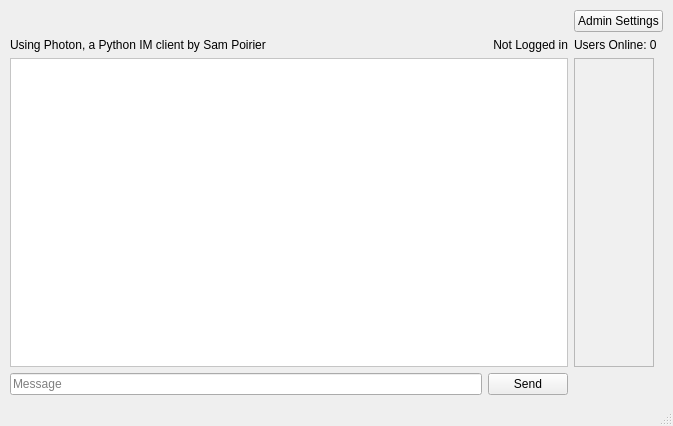
<?xml version="1.0" encoding="UTF-8"?>
<ui version="4.0">
 <class>MainWindow</class>
 <widget class="QMainWindow" name="MainWindow">
  <property name="geometry">
   <rect>
    <x>0</x>
    <y>0</y>
    <width>673</width>
    <height>426</height>
   </rect>
  </property>
  <property name="palette">
   <palette>
    <active>
     <colorrole role="Shadow">
      <brush brushstyle="SolidPattern">
       <color alpha="255">
        <red>170</red>
        <green>255</green>
        <blue>127</blue>
       </color>
      </brush>
     </colorrole>
    </active>
    <inactive>
     <colorrole role="Shadow">
      <brush brushstyle="SolidPattern">
       <color alpha="255">
        <red>170</red>
        <green>255</green>
        <blue>127</blue>
       </color>
      </brush>
     </colorrole>
    </inactive>
    <disabled>
     <colorrole role="Shadow">
      <brush brushstyle="SolidPattern">
       <color alpha="255">
        <red>170</red>
        <green>255</green>
        <blue>127</blue>
       </color>
      </brush>
     </colorrole>
    </disabled>
   </palette>
  </property>
  <property name="windowTitle">
   <string>Photon - IM Client</string>
  </property>
  <property name="windowIcon">
   <iconset>
    <normaloff>icon.ico</normaloff>icon.ico</iconset>
  </property>
  <property name="layoutDirection">
   <enum>Qt::LeftToRight</enum>
  </property>
  <property name="iconSize">
   <size>
    <width>32</width>
    <height>32</height>
   </size>
  </property>
  <widget class="QWidget" name="centralwidget">
   <layout class="QGridLayout" name="gridLayout">
    <property name="leftMargin">
     <number>10</number>
    </property>
    <property name="topMargin">
     <number>10</number>
    </property>
    <property name="rightMargin">
     <number>10</number>
    </property>
    <property name="bottomMargin">
     <number>9</number>
    </property>
    <item row="1" column="2">
     <widget class="QLabel" name="userCountLabel">
      <property name="sizePolicy">
       <sizepolicy hsizetype="Preferred" vsizetype="Preferred">
        <horstretch>0</horstretch>
        <verstretch>0</verstretch>
       </sizepolicy>
      </property>
      <property name="layoutDirection">
       <enum>Qt::LeftToRight</enum>
      </property>
      <property name="text">
       <string>Users Online: 0</string>
      </property>
      <property name="alignment">
       <set>Qt::AlignLeading|Qt::AlignLeft|Qt::AlignVCenter</set>
      </property>
     </widget>
    </item>
    <item row="1" column="0">
     <widget class="QLabel" name="label">
      <property name="text">
       <string>Using Photon, a Python IM client by Sam Poirier</string>
      </property>
     </widget>
    </item>
    <item row="5" column="1">
     <widget class="QPushButton" name="messageInputButton">
      <property name="cursor">
       <cursorShape>PointingHandCursor</cursorShape>
      </property>
      <property name="text">
       <string>Send</string>
      </property>
      <property name="iconSize">
       <size>
        <width>20</width>
        <height>20</height>
       </size>
      </property>
     </widget>
    </item>
    <item row="5" column="0">
     <widget class="QLineEdit" name="messageInput">
      <property name="placeholderText">
       <string>Message</string>
      </property>
     </widget>
    </item>
    <item row="1" column="1">
     <widget class="QLabel" name="usernameLabel">
      <property name="sizePolicy">
       <sizepolicy hsizetype="Preferred" vsizetype="Preferred">
        <horstretch>0</horstretch>
        <verstretch>0</verstretch>
       </sizepolicy>
      </property>
      <property name="layoutDirection">
       <enum>Qt::LeftToRight</enum>
      </property>
      <property name="text">
       <string>Not Logged in</string>
      </property>
      <property name="alignment">
       <set>Qt::AlignRight|Qt::AlignTrailing|Qt::AlignVCenter</set>
      </property>
     </widget>
    </item>
    <item row="4" column="2">
     <widget class="QTextEdit" name="userListBox">
      <property name="enabled">
       <bool>true</bool>
      </property>
      <property name="maximumSize">
       <size>
        <width>80</width>
        <height>16777215</height>
       </size>
      </property>
      <property name="palette">
       <palette>
        <active>
         <colorrole role="Base">
          <brush brushstyle="SolidPattern">
           <color alpha="255">
            <red>240</red>
            <green>240</green>
            <blue>240</blue>
           </color>
          </brush>
         </colorrole>
        </active>
        <inactive>
         <colorrole role="Base">
          <brush brushstyle="SolidPattern">
           <color alpha="255">
            <red>240</red>
            <green>240</green>
            <blue>240</blue>
           </color>
          </brush>
         </colorrole>
        </inactive>
        <disabled>
         <colorrole role="Base">
          <brush brushstyle="SolidPattern">
           <color alpha="255">
            <red>240</red>
            <green>240</green>
            <blue>240</blue>
           </color>
          </brush>
         </colorrole>
        </disabled>
       </palette>
      </property>
      <property name="readOnly">
       <bool>true</bool>
      </property>
     </widget>
    </item>
    <item row="4" column="0" colspan="2">
     <widget class="QScrollArea" name="messageScrollArea">
      <property name="palette">
       <palette>
        <active>
         <colorrole role="Base">
          <brush brushstyle="SolidPattern">
           <color alpha="255">
            <red>255</red>
            <green>255</green>
            <blue>255</blue>
           </color>
          </brush>
         </colorrole>
         <colorrole role="Window">
          <brush brushstyle="SolidPattern">
           <color alpha="255">
            <red>255</red>
            <green>255</green>
            <blue>255</blue>
           </color>
          </brush>
         </colorrole>
        </active>
        <inactive>
         <colorrole role="Base">
          <brush brushstyle="SolidPattern">
           <color alpha="255">
            <red>255</red>
            <green>255</green>
            <blue>255</blue>
           </color>
          </brush>
         </colorrole>
         <colorrole role="Window">
          <brush brushstyle="SolidPattern">
           <color alpha="255">
            <red>255</red>
            <green>255</green>
            <blue>255</blue>
           </color>
          </brush>
         </colorrole>
        </inactive>
        <disabled>
         <colorrole role="Base">
          <brush brushstyle="SolidPattern">
           <color alpha="255">
            <red>255</red>
            <green>255</green>
            <blue>255</blue>
           </color>
          </brush>
         </colorrole>
         <colorrole role="Window">
          <brush brushstyle="SolidPattern">
           <color alpha="255">
            <red>255</red>
            <green>255</green>
            <blue>255</blue>
           </color>
          </brush>
         </colorrole>
        </disabled>
       </palette>
      </property>
      <property name="autoFillBackground">
       <bool>true</bool>
      </property>
      <property name="horizontalScrollBarPolicy">
       <enum>Qt::ScrollBarAlwaysOff</enum>
      </property>
      <property name="widgetResizable">
       <bool>true</bool>
      </property>
      <widget class="QWidget" name="scrollAreaWidgetContents">
       <property name="geometry">
        <rect>
         <x>0</x>
         <y>0</y>
         <width>565</width>
         <height>308</height>
        </rect>
       </property>
       <layout class="QGridLayout" name="gridLayout_2">
        <property name="leftMargin">
         <number>0</number>
        </property>
        <property name="topMargin">
         <number>0</number>
        </property>
        <property name="rightMargin">
         <number>0</number>
        </property>
        <property name="bottomMargin">
         <number>0</number>
        </property>
        <item row="0" column="0">
         <widget class="QWidget" name="messageWidget" native="true">
          <property name="sizePolicy">
           <sizepolicy hsizetype="Preferred" vsizetype="Expanding">
            <horstretch>0</horstretch>
            <verstretch>0</verstretch>
           </sizepolicy>
          </property>
          <property name="autoFillBackground">
           <bool>false</bool>
          </property>
          <widget class="QWidget" name="formLayoutWidget">
           <property name="geometry">
            <rect>
             <x>1</x>
             <y>4</y>
             <width>562</width>
             <height>250</height>
            </rect>
           </property>
           <layout class="QFormLayout" name="messageLayout">
            <property name="sizeConstraint">
             <enum>QLayout::SetNoConstraint</enum>
            </property>
            <property name="fieldGrowthPolicy">
             <enum>QFormLayout::FieldsStayAtSizeHint</enum>
            </property>
            <property name="rowWrapPolicy">
             <enum>QFormLayout::WrapLongRows</enum>
            </property>
            <property name="horizontalSpacing">
             <number>0</number>
            </property>
            <property name="verticalSpacing">
             <number>0</number>
            </property>
           </layout>
          </widget>
         </widget>
        </item>
       </layout>
      </widget>
     </widget>
    </item>
    <item row="0" column="2">
     <widget class="QPushButton" name="adminSettingsButton">
      <property name="text">
       <string>Admin Settings</string>
      </property>
     </widget>
    </item>
   </layout>
  </widget>
  <widget class="QStatusBar" name="statusbar"/>
 </widget>
 <resources/>
 <connections/>
</ui>
